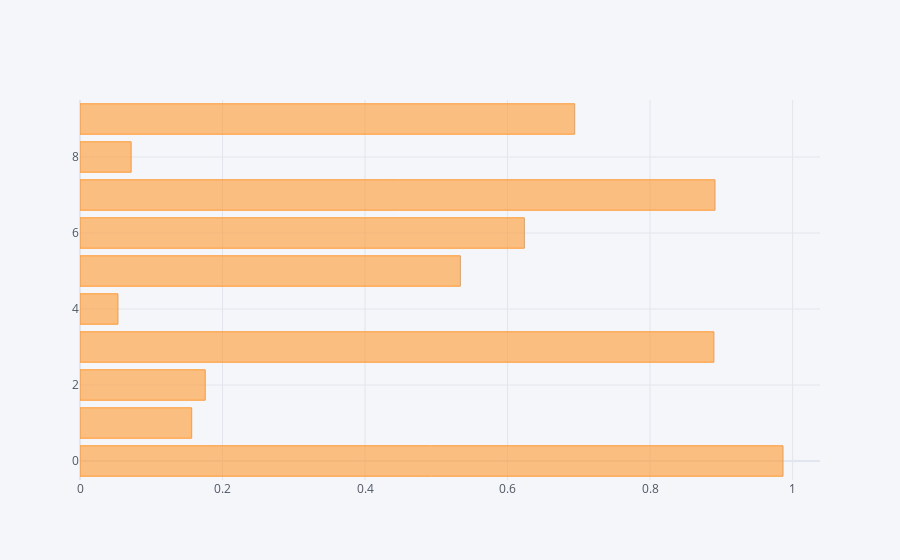

The notebook cell saved with this chart:
### Code cell
df['A'].iplot(kind='bar', orientation='h')

### Figure 1 — Plotly figure (JSON) as saved in the notebook; plotly's stock layout.template omitted (floating-point values rounded to 4 significant figures)
{"data": [{"marker": {"color": "rgba(255, 153, 51, 0.6)", "line": {"color": "rgba(255, 153, 51, 1.0)", "width": 1}}, "name": "A", "orientation": "h", "text": "", "type": "bar", "x": [0.9866, 0.1568, 0.1758, 0.8896, 0.05326, 0.5338, 0.6236, 0.8911, 0.07181, 0.6942], "y": [0, 1, 2, 3, 4, 5, 6, 7, 8, 9]}], "layout": {"legend": {"bgcolor": "#F5F6F9", "font": {"color": "#4D5663"}}, "paper_bgcolor": "#F5F6F9", "plot_bgcolor": "#F5F6F9", "title": {"font": {"color": "#4D5663"}}, "xaxis": {"gridcolor": "#E1E5ED", "showgrid": true, "tickfont": {"color": "#4D5663"}, "title": {"font": {"color": "#4D5663"}, "text": ""}, "zerolinecolor": "#E1E5ED"}, "yaxis": {"gridcolor": "#E1E5ED", "showgrid": true, "tickfont": {"color": "#4D5663"}, "title": {"font": {"color": "#4D5663"}, "text": ""}, "zerolinecolor": "#E1E5ED"}}}
